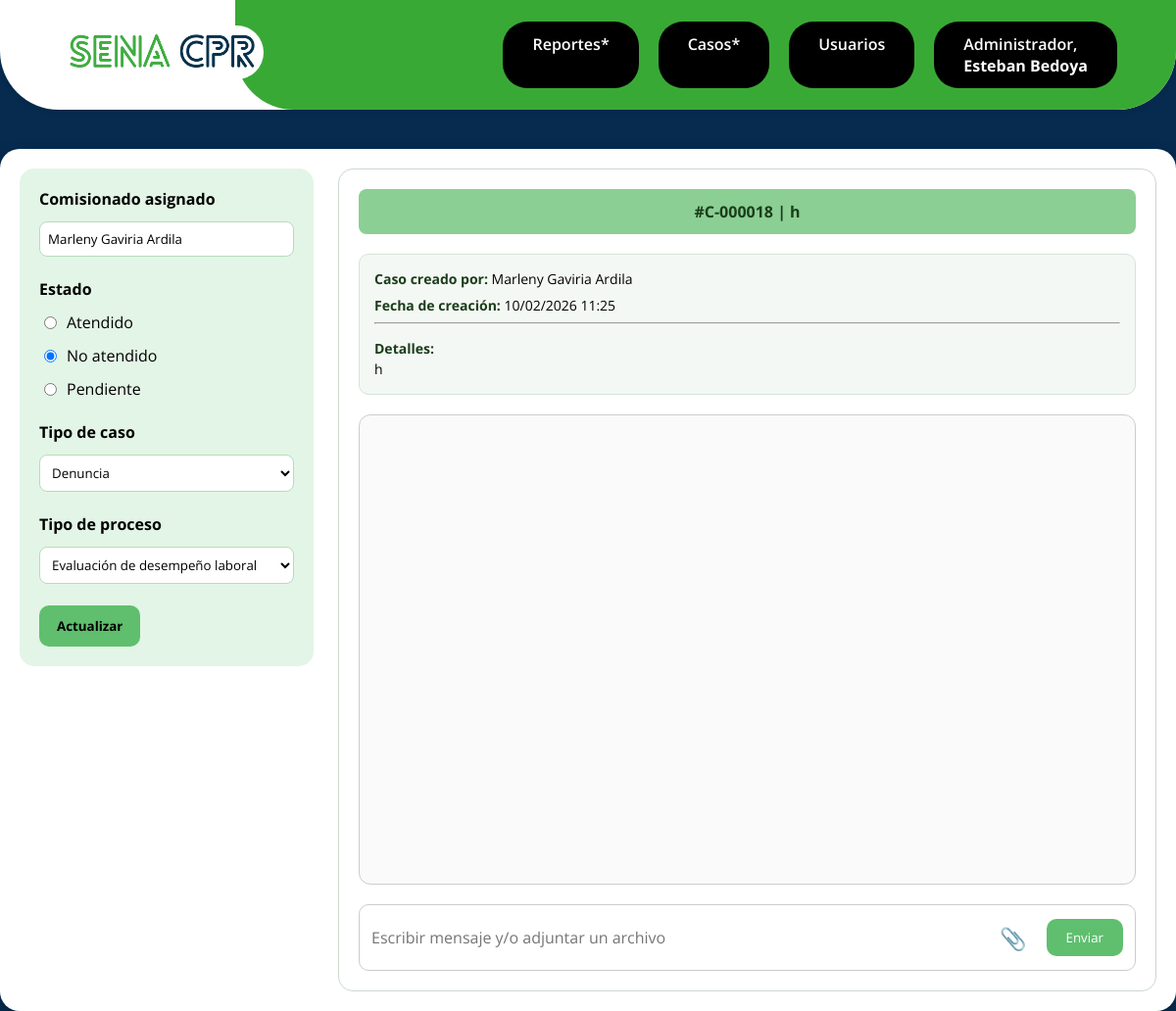
The page /public/caso.php?id=18 (signed in) on the database its author committed.
### tables this page shows
CREATE TABLE `casos` (
  `id` int(11) NOT NULL,
  `numero_caso` varchar(20) NOT NULL,
  `tipo_caso_id` int(11) NOT NULL,
  `tipo_proceso_id` int(11) NOT NULL,
  `asunto` varchar(200) NOT NULL,
  `detalles` text NOT NULL,
  `estado` enum('Atendido','No atendido','Pendiente') DEFAULT 'No atendido',
  `asignado_a` int(11) DEFAULT NULL,
  `fecha_creacion` datetime DEFAULT current_timestamp(),
  `fecha_cierre` datetime DEFAULT NULL
);

CREATE TABLE `usuarios` (
  `id` int(11) NOT NULL,
  `documento` varchar(20) NOT NULL,
  `username` varchar(50) NOT NULL,
  `password` varchar(255) NOT NULL,
  `rol` tinyint(4) NOT NULL CHECK (`rol` between 1 and 3),
  `estado` tinyint(1) NOT NULL DEFAULT 1,
  `correo` varchar(255) NOT NULL,
  `telefono` varchar(20) DEFAULT NULL,
  `remember_token` varchar(255) DEFAULT NULL,
  `creado_por` int(11) DEFAULT NULL,
  `fecha_creacion` datetime DEFAULT current_timestamp()
);

CREATE TABLE `tipos_caso` (
  `id` int(11) NOT NULL,
  `nombre` varchar(50) NOT NULL
);

CREATE TABLE `tipos_proceso` (
  `id` int(11) NOT NULL,
  `nombre` varchar(50) NOT NULL,
  `estado` tinyint(1) DEFAULT 1
);

### app/controllers/CasoController.php (called while the page is built, shortened)
<?php
require_once __DIR__ . '/../models/Caso.php';
class CasoController
{
    public function show($id)
    {
        $rol = $_SESSION['user']['rol'];
        $caso = Caso::find($id);
        $tiposCaso    = Caso::getTiposCaso();
        $tiposProceso = Caso::getTiposProcesoActivos();
        $view = $rol == 1 ? 'admin' : 'comisionado';
        require __DIR__ . "/../views/{$view}/caso.php";
    }
}

### app/models/Caso.php (called while the page is built, shortened)
<?php
class Caso
{
    private static function db()
    {
        static $db = null;
        if ($db === null) {
            $db = new PDO("mysql:host=localhost;dbname=project-cpr;charset=utf8", "root", "");
            $db->setAttribute(PDO::ATTR_ERRMODE, PDO::ERRMODE_EXCEPTION);
        }
        return $db;
    }
    public static function find($id)
    {
        $sql = "SELECT c.*, u.username AS asignado_a_nombre, tc.nombre AS tipo_caso_nombre, tp.nombre AS tipo_proceso_nombre
                FROM casos c
                LEFT JOIN usuarios u ON u.id = c.asignado_a
                JOIN tipos_caso tc ON tc.id = c.tipo_caso_id
                JOIN tipos_proceso tp ON tp.id = c.tipo_proceso_id
                WHERE c.id = ?";
        $stmt = self::db()->prepare($sql);
        $stmt->execute([$id]);
        return $stmt->fetch(PDO::FETCH_ASSOC);
    }
    public static function getTiposCaso()
    {
        $stmt = self::db()->prepare("SELECT * FROM tipos_caso");
        $stmt->execute();
        return $stmt->fetchAll(PDO::FETCH_ASSOC);
    }
    public static function getTiposProcesoActivos()
    {
        $stmt = self::db()->prepare("SELECT * FROM tipos_proceso WHERE estado = 1");
        $stmt->execute();
        return $stmt->fetchAll(PDO::FETCH_ASSOC);
    }
}

### app/views/components/caso.php (the view, shortened to what this page needs)
<link rel="stylesheet" href="/project-cpr/public/assets/css/globals/caso.css">
<div class="case-layout">
    <div class="case-sidebar">
        <form method="POST" action="/project-cpr/public/caso.php">
            <div class="filter-group">
                <label class="filter-title">Comisionado asignado</label>
                <input
                    type="text"
                    class="select-like"
                    value="<?= htmlspecialchars($caso['asignado_a_nombre'] ?? '') ?>"
                    disabled>
            </div>
            <br>
            <div class="filter-group">
                <label class="filter-title">Estado</label>
                <?php
                $estados = ['Atendido', 'No atendido', 'Pendiente'];
                foreach ($estados as $e):
                ?>
                    <label class="check-item">
                        <input
                            type="radio"
                            name="estado"
                            value="<?= $e ?>"
                            <?= $caso['estado'] === $e ? 'checked' : '' ?>
                            required>
                        <span><?= $e ?></span>
                    </label>
                <?php endforeach; ?>
            </div>
            <br>
            <div class="filter-group">
                <label class="filter-title">Tipo de caso</label>
                <select name="tipo_caso_id" required>
                    <?php foreach ($tiposCaso as $tc): ?>
                        <option value="<?= $tc['id'] ?>"
                            <?= $caso['tipo_caso_id'] == $tc['id'] ? 'selected' : '' ?>>
                            <?= htmlspecialchars($tc['nombre']) ?>
                        </option>
                    <?php endforeach; ?>
                </select>
            </div>
            <br>
            <div class="filter-group">
                <label class="filter-title">Tipo de proceso</label>
                <select name="tipo_proceso_id" required>
                    <?php foreach ($tiposProceso as $p): ?>
                        <option value="<?= $p['id'] ?>"
                            <?= $caso['tipo_proceso_id'] == $p['id'] ? 'selected' : '' ?>>
                            <?= htmlspecialchars($p['nombre']) ?><?= !empty($p['_inactivo']) ? ' (inactivo)' : '' ?>
                        </option>
                    <?php endforeach; ?>
                </select>
            </div>
            <br>
            <button type="submit" class="btn-actualizar">
                Actualizar
            </button>
        </form>
    </div>
    <div class="case-content">
        <div class="case-header">
            #<?= $caso['numero_caso'] ?> |
            <?= htmlspecialchars($caso['asunto']) ?>
        </div>
        <div class="case-info">
            <?php if (!empty($caso['asignado_a_nombre'])): ?>
                <div class="info-item">
                    <strong>Caso creado por:</strong>
                    <?= htmlspecialchars($caso['asignado_a_nombre']) ?>
                </div>
            <?php endif; ?>
            <?php if (!empty($caso['fecha_creacion'])): ?>
                <div class="info-item">
                    <strong>Fecha de creación:</strong>
                    <?= date("d/m/Y H:i", strtotime($caso['fecha_creacion'])) ?>
                </div>
            <?php endif; ?>
            <hr>
            <?php if (!empty($caso['detalles'])): ?>
                <div class="info-item info-detalles">
                    <strong>Detalles:</strong><br>
                    <?= nl2br(htmlspecialchars($caso['detalles'])) ?>
                </div>
            <?php endif; ?>
        </div>
        <div class="case-box">
            <div class="case-messages">
            </div>
        </div>
        <?php $casoAtendido = ($caso['estado'] === 'Atendido'); ?>
        <form
            class="msg-input-box"
            method="POST"
            enctype="multipart/form-data"
            action="/project-cpr/public/caso.php">
            <input
                type="text"
                name="mensaje"
                placeholder="Escribir mensaje y/o adjuntar un archivo"
                class="msg-input"
                <?= $casoAtendido ? 'disabled' : '' ?>>
            <label class="btn-attach">
                📎
            </label>
            <button class="btn-enviar" <?= $casoAtendido ? 'disabled' : '' ?>>Enviar</button>
        </form>
    </div>
</div>

### public/assets/css/globals/base.css (style rules this page uses)
* { margin: 0; padding: 0; box-sizing: border-box; font-family: 'Open Sans', sans-serif; }
html, body { color: #fff; height: 100%; min-height: 100%; background-color: #062b4f; overscroll-behavior: none; }

### public/assets/css/globals/caso.css (style rules this page uses)
.case-layout { display: grid; grid-template-columns: 300px 1fr; gap: 25px; }
.case-sidebar { background: #e3f5e6; color: #000; padding: 20px; border-radius: 15px; height: max-content; display: flex; flex-direction: column; gap: 35px; }
.case-sidebar .filter-title, .case-sidebar span, .case-sidebar label { color: #000 !important; }
.filter-group { display: flex; flex-direction: column; gap: 12px; }
.filter-title { font-weight: 700; font-size: 16px; color: #2e5a2e; }
.check-item { display: flex; align-items: center; gap: 10px; margin-left: 5px; }
.case-sidebar select { padding: 8px; border-radius: 8px; border: 1px solid #b7dcb9; background: #fff; }
.case-sidebar .select-like { padding: 8px; border-radius: 8px; border: 1px solid #b7dcb9; background: #fff; color: #000; }
.btn-actualizar { padding: 12px 18px; background: #5fbf6e; border: none; border-radius: 10px; cursor: pointer; font-weight: 700; transition: .2s; }
.case-content { background: #fff; padding: 20px; border-radius: 15px; border: 1px solid #cdd8ce; display: flex; flex-direction: column; gap: 20px; }
.case-header { background: #8bcf94; padding: 12px; border-radius: 8px; font-weight: 700; color: #1b3d1b; text-align: center; }
.case-box { border: 1px solid #ccc; padding: 20px; border-radius: 12px; background: #fafafa; display: flex; flex-direction: column; gap: 25px; height: 60vh; }
.case-messages { flex: 1; overflow-y: auto; padding-right: 8px; }
.msg-input-box { display: flex; align-items: center; gap: 10px; border: 1px solid #ccc; padding: 12px; border-radius: 10px; }
.msg-input { flex: 1; border: none; background: transparent; font-size: 16px; outline: none; }
.btn-enviar { padding: 10px 20px; background: #5fbf6e; color: #fff; border: none; border-radius: 10px; cursor: pointer; }
.btn-attach { font-size: 22px; cursor: pointer; padding: 6px 10px; border-radius: 6px; transition: 0.2s; user-select: none; }
.case-info { background: #f4f8f4; border: 1px solid #d6e4d8; border-radius: 10px; padding: 15px; display: flex; flex-direction: column; gap: 8px; font-size: 14px; color: #000; }
.info-item { color: #000; }
.info-item strong { color: #1b3d1b; font-weight: 700; }
.info-detalles { margin-top: 6px; line-height: 1.5; }

### rows shown on the page
casos: asignado_a.username "Marleny Gaviria Ardila", estado "☐ Atendido", estado "☑ No atendido", estado "☐ Pendiente", tipo_caso_id "Denuncia", tipo_proceso_id "Evaluación de desempeño laboral", numero_caso "C-000018", asunto "h", fecha_creacion "10/02/2026 11:25", detalles "h"

### other values the page prints
$_SESSION['user']['username'] "Esteban Bedoya"
$e "Atendido"
$e "No atendido"
$e "Pendiente"
